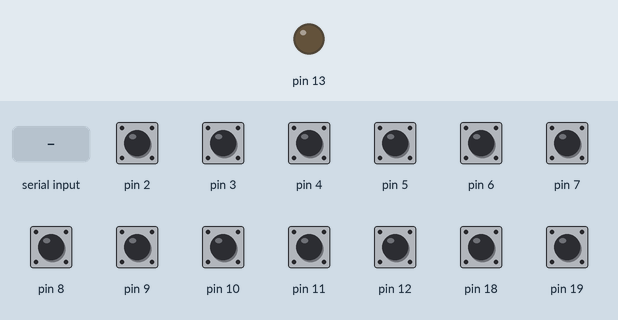
Recording of a sketch running on a simulated Arduino Uno, built with avr-gcc and run on an emulated ATmega328P. On the bench: output pins drawn as LEDs (lit = HIGH). The test bench sets the inputs (shaded band); at power-on: pin 2–12, pin 18, pin 19 HIGH. What the sketch prints to the serial monitor is not drawn.

Above: at 1.2 s.
1.3 s: byte 30 received over Serial
At 2.5 s:
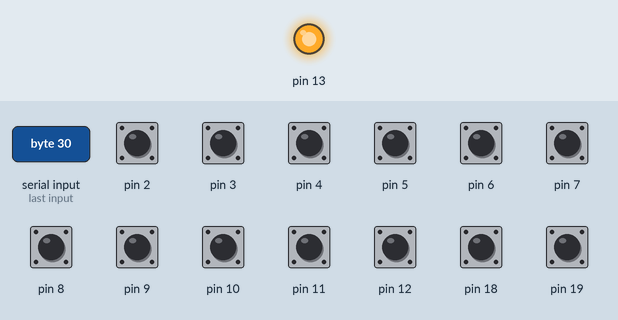
2.8 s: byte 90 received over Serial
Timing chart, 0 to 5.8 s (numbered marks = the images above; inputs shaded):
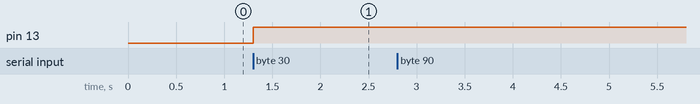

The sketch:

KelRot_Joystick.ino
```cpp
#include "UnoJoy.h"

void setup() {
  Serial.begin(9600);
  setupUnoJoy();

  //set pins with pull up mode so less cabling and components are required
  for(int i=2;i<=13;i++){
    pinMode(i,INPUT_PULLUP);
  }
  pinMode(18,INPUT_PULLUP);
  pinMode(19,INPUT_PULLUP);
}

void loop() {
  //create a blank controller data
  dataForController_t controllerData = getBlankDataForController();

  //set joystick buttons
  //see schematics for which pin is for which button
  controllerData.squareOn = !digitalRead(2);
  controllerData.crossOn = !digitalRead(3);
  controllerData.circleOn = !digitalRead(4);
  controllerData.triangleOn = !digitalRead(5);

  controllerData.l1On = !digitalRead(6);
  controllerData.r1On = !digitalRead(7);

  controllerData.l2On = !digitalRead(8);
  controllerData.r2On = !digitalRead(9);

  controllerData.l3On = !digitalRead(12);
  controllerData.r3On = !digitalRead(13);

  controllerData.selectOn = !digitalRead(10);
  controllerData.startOn = !digitalRead(11);

  //UnoJoy library doesn't provide enough buttons so use pov instead
  controllerData.dpadDownOn = !digitalRead(18); //A4
  controllerData.dpadUpOn = !digitalRead(19); //A5

  //send data
  setControllerData(controllerData);
}
```

UnoJoy.h
```cpp
/*  UnoJoy.h
 *   Alan Chatham - 2012
 *    RMIT Exertion Games Lab
 *
 *  This library gives you a standard way to create Arduino code that talks
 *   to the UnoJoy firmware in order to make native USB game controllers.
 *  Functions:
 *   setupUnoJoy()
 *   getBlankDataForController()
 *   setControllerData(dataForController_t dataToSet)
 *
 *   NOTE: You cannot use pins 0 or 1 if you use this code - they are used by the serial communication.
 *         Also, the setupUnoJoy() function starts the serial port at 38400, so if you're using
 *         the serial port to debug and it's not working, this may be your problem.
 *
 *   === How to use this library ===
 *   If you want, you can move this file into your Arduino/Libraries folder, then use it like a normal library.
 *   However, since you'll need to refer to the details of the dataForController_t struct in this file, I would suggest you use
 *    it by adding it to your Arduino sketch manually (in Arduino, go to Sketch->Add file...)
 *
 *  To use this library to make a controller, you'll need to do 3 things:
 *   Call setupUnoJoy(); in the setup() block
 *   Create and populate a dataForController_t type variable and fill it with your data
 *         The getBlankDataForController() function is good for that.
 *   Call setControllerData(yourData); where yourData is the variable from above,
 *         somewhere in your loop(), once you're ready to push your controller data to the system.
 *         If you forget to call sendControllerData in your loop, your controller won't ever do anything
 *
 *  You can then debug the controller with the included Processing sketch, UnoJoyProcessingVisualizer
 *
 *  To turn it into an actual USB video game controller, you'll reflash the
 *   Arduino's communication's chip using the instructions found in the 'Firmware' folder,
 *   then unplug and re-plug in the Arduino.
 *
 *  Details about the dataForController_t type are below, but in order to create and use it,
 *   you'll declare it like:
 *
 *      dataForController_t sexyControllerData;
 *
 *   and then control button presses and analog stick movement with statements like:
 *
 *      sexyControllerData.triangleOn = 1;   // Marks the triangle button as pressed
 *      sexyControllerData.squareOn = 0;     // Marks the square button as unpressed
 *      sexyControllerData.leftStickX = 90;  // Analog stick values can range from 0 - 255
 */

#ifndef UNOJOY_H
#define UNOJOY_H
    #include <stdint.h>
    #include <util/atomic.h>
    #include <Arduino.h>

    // This struct is the core of the library.
    //  You'll create an instance of this and manipulate it,
    //  then use the setControllerData function to send that data out.
    //  Don't change this - the order of the fields is important for
    //  the communication between the Arduino and it's communications chip.
	typedef struct dataForController_t
	{
		uint8_t triangleOn : 1;  // Each of these member variables
		uint8_t circleOn : 1;    //  control if a button is off or on
		uint8_t squareOn : 1;    // For the buttons,
		uint8_t crossOn : 1;     //  0 is off
		uint8_t l1On : 1;        //  1 is on
		uint8_t l2On : 1;
		uint8_t l3On : 1;        // The : 1 here just tells the compiler
		uint8_t r1On : 1;        //  to only have 1 bit for each variable.
                                 //  This saves a lot of space for our type!
		uint8_t r2On : 1;
		uint8_t r3On : 1;
		uint8_t selectOn : 1;
		uint8_t startOn : 1;
		uint8_t homeOn : 1;
		uint8_t dpadLeftOn : 1;
		uint8_t dpadUpOn : 1;
		uint8_t dpadRightOn : 1;

		uint8_t dpadDownOn : 1;
        uint8_t padding : 7;     // We end with 7 bytes of padding to make sure we get our data aligned in bytes

		uint8_t leftStickX : 8;  // Each of the analog stick values can range from 0 to 255
		uint8_t leftStickY : 8;  //  0 is fully left or up
		uint8_t rightStickX : 8; //  255 is fully right or down
		uint8_t rightStickY : 8; //  128 is centered.
                                 // Important - analogRead(pin) returns a 10 bit value, so if you're getting strange
                                 //  results from analogRead, you may need to do (analogRead(pin) >> 2) to get good data
	} dataForController_t;

    // Call setupUnoJoy in the setup block of your program.
    //  It sets up the hardware UnoJoy needs to work properly
    void setupUnoJoy(void);

    // You can also call the set
    void setupUnoJoy(int);

    // This sets the controller to reflect the button and
    // joystick positions you input (as a dataForController_t).
    // The controller will just send a zeroed (joysticks centered)
    // signal until you tell it otherwise with this function.
    void setControllerData(dataForController_t);

    // This function gives you a quick way to get a fresh
    //  dataForController_t with:
    //    No buttons pressed
    //    Joysticks centered
    // Very useful for starting each loop with a blank controller, for instance.
    // It returns a dataForController_t, so you want to call it like:
    //    myControllerData = getBlankDataForController();
    dataForController_t getBlankDataForController(void);


//----- End of the interface code you should be using -----//
//----- Below here is the actual implementation of

  // This dataForController_t is used to store
  //  the controller data that you want to send
  //  out to the controller.  You shouldn't mess
  //  with this directly - call setControllerData instead
  dataForController_t controllerDataBuffer;

  // This updates the data that the controller is sending out.
  //  The system actually works as following:
  //  The UnoJoy firmware on the ATmega8u2 regularly polls the
  //  Arduino chip for individual bytes of a dataForController_t.
  //
  void setControllerData(dataForController_t controllerData){
    // Probably unecessary, but this guarantees that the data
    //  gets copied to our buffer all at once.
    ATOMIC_BLOCK(ATOMIC_FORCEON){
      controllerDataBuffer = controllerData;
    }
  }

  // serialCheckInterval governs how many ms between
  //  checks to the serial port for data.
  //  It shouldn't go above 20 or so, otherwise you might
  //  get unreliable data transmission to the UnoJoy firmware,
  //  since after it sends a request, it waits 25 ms for a response.
  //  If you really need to make it bigger than that, you'll have to
  //  adjust that timeout in the UnoJoy ATmega8u2 firmware code as well.
  volatile int serialCheckInterval = 1;
  // This is an internal counter variable to count ms between
  //  serial check times
  int serialCheckCounter = 0;

  // This is the setup function - it sets up the serial communication
  //  and the timer interrupt for actually sending the data back and forth.
  void setupUnoJoy(void){
    // First, let's zero out our controller data buffer (center the sticks)
    controllerDataBuffer = getBlankDataForController();

    // Start the serial port at the specific, low-error rate UnoJoy uses.
    //  If you want to change the rate, you'll have to change it in the
    //  firmware for the ATmega8u2 as well.  250,000 is actually the best rate,
    //  but it's not supported on Macs, breaking the processing debugger.
    Serial.begin(38400);

    // Now set up the Timer 0 compare register A
    //  so that Timer0 (used for millis() and such)
    //  also fires an interrupt when it's equal to
    //  128, not just on overflow.
    // This will fire our timer interrupt almost
    //  every 1 ms (1024 us to be exact).
    OCR0A = 128;
    TIMSK0 |= (1 << OCIE0A);
  }

  // If you really need to change the serial polling
  //  interval, use this function to initialize UnoJoy.
  //  interval is the polling frequency, in ms.
  void setupUnoJoy(int interval){
    serialCheckInterval = interval;
    setupUnoJoy();
  }

  // This interrupt gets called approximately once per ms.
  //  It counts how many ms between serial port polls,
  //  and if it's been long enough, polls the serial
  //  port to see if the UnoJoy firmware requested data.
  //  If it did, it transmits the appropriate data back.
  ISR(TIMER0_COMPA_vect){
    serialCheckCounter++;
    if (serialCheckCounter >= serialCheckInterval){
      serialCheckCounter = 0;
      // If there is incoming data stored in the Arduino serial buffer
      while (Serial.available() > 0) {
        pinMode(13, OUTPUT);
        //digitalWrite(13, HIGH);
        // Get incoming byte from the ATmega8u2
        byte inByte = Serial.read();
        // That number tells us which byte of the dataForController_t struct
        //  to send out.
        Serial.write(((uint8_t*)&controllerDataBuffer)[inByte]);
        //digitalWrite(13, LOW);
      }
    }
  }

  // Returns a zeroed out (joysticks centered)
  //  dataForController_t variable
  dataForController_t getBlankDataForController(void){
    // Create a dataForController_t
    dataForController_t controllerData;
    // Make the buttons zero
    controllerData.triangleOn = 0;
    controllerData.circleOn = 0;
    controllerData.squareOn = 0;
    controllerData.crossOn = 0;
    controllerData.l1On = 0;
    controllerData.l2On = 0;
    controllerData.l3On = 0;
    controllerData.r1On = 0;
    controllerData.r2On = 0;
    controllerData.r3On = 0;
    controllerData.dpadLeftOn = 0;
    controllerData.dpadUpOn = 0;
    controllerData.dpadRightOn = 0;
    controllerData.dpadDownOn = 0;
    controllerData.selectOn = 0;
    controllerData.startOn = 0;
    controllerData.homeOn = 0;
    //Set the sticks to 128 - centered
    controllerData.leftStickX = 128;
    controllerData.leftStickY = 128;
    controllerData.rightStickX = 128;
    controllerData.rightStickY = 128;
    // And return the data!
    return controllerData;
  }

#endif
```

Measured:
- after the input at 1.3 s, pin 13: LOW → HIGH at once
- after the input at 2.8 s, every drawn part: stays the same
